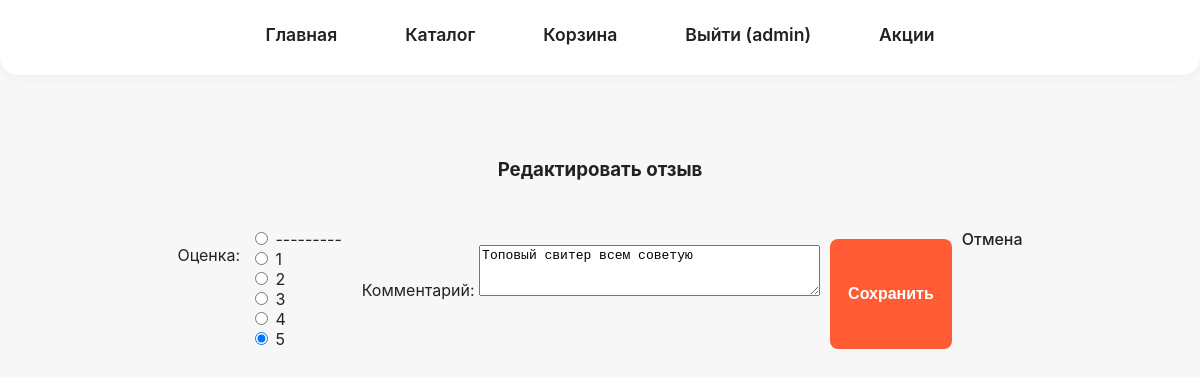
The app's page /products/review/10/edit/ (signed in) with its own data.
### users/models.py (models this page shows)
class User(AbstractUser):
    phone: models.CharField = models.CharField(
        max_length=20, blank=True, verbose_name="Телефон"
    )
    avatar: models.ImageField = models.ImageField(
        upload_to='avatars/', blank=True, null=True, verbose_name="Аватар"
    )
    email_verified: models.BooleanField = models.BooleanField(
        default=False, verbose_name="Почта подтверждена"
    )
    favorite_products: models.ManyToManyField = models.ManyToManyField(
        'shop.Product',
        related_name='favorited_by',
        blank=True,
        verbose_name="Избранные товары"
    )
    class Meta:
        verbose_name = "Пользователь"
        verbose_name_plural = "Пользователи"
        ordering = ['-date_joined']

### reviews/models.py (models this page shows, shortened)
class Review(models.Model):
    product: models.ForeignKey = models.ForeignKey(
        Product,
        on_delete=models.CASCADE,
        related_name="reviews",
        verbose_name="Товар"
    )
    user: models.ForeignKey = models.ForeignKey(
        settings.AUTH_USER_MODEL,
        on_delete=models.CASCADE,
        verbose_name="Пользователь"
    )
    rating: models.PositiveSmallIntegerField = models.PositiveSmallIntegerField(
        verbose_name="Оценка",
        choices=[(i, str(i)) for i in range(1, 6)]
    )
    comment: models.TextField = models.TextField(
        verbose_name="Комментарий"
    )
    created_at: models.DateTimeField = models.DateTimeField(
        auto_now_add=True,
        verbose_name="Дата отзыва"
    )
    class Meta:
        verbose_name = "Отзыв"
        verbose_name_plural = "Отзывы"
        ordering = ['-created_at']
        unique_together = ['product', 'user']

### reviews/views.py (the view)
# urls.py: path('review/<int:review_id>/edit/', edit_review, name='edit_review'),
@login_required
def edit_review(request: HttpRequest, review_id: int) -> HttpResponse:
    review = get_object_or_404(Review, id=review_id)
    if request.user != review.user and not request.user.is_staff:
        return redirect('product_detail', pk=review.product.pk)
    if request.method == 'POST':
        form = ReviewForm(request.POST, instance=review)
        if form.is_valid():
            form.save()
            return redirect('product_detail', pk=review.product.pk)
    else:
        form = ReviewForm(instance=review)
    return render(request, 'reviews/edit_review.html', {'form': form, 'review': review})

### reviews/forms.py
class ReviewForm(forms.ModelForm):
    class Meta:
        model = Review
        fields = ['rating', 'comment']
        widgets = {
            'rating': forms.RadioSelect(choices=[(i, '★' * i) for i in range(1, 6)]),
            'comment': forms.Textarea(attrs={'rows': 3}),
        }

### reviews/templates/reviews/edit_review.html (shortened to what this page needs)
{% extends 'shop/base.html' %}
{% block content %}
<div class="container">
  <h3>Редактировать отзыв</h3>
  <form method="post">
    {{ form.as_p }}
    <button type="submit">Сохранить</button>
    <a href="{% url 'product_detail' review.product.pk %}">Отмена</a>
  </form>
</div>
{% endblock %}

### shop/templates/shop/base.html (shortened to what this page needs)
{% load static %}
<!DOCTYPE html>
<html lang="ru">
<head>
    <link rel="stylesheet" href="{% static 'shop/main.css' %}">
</head>
<body>
    <nav class="main-nav">
        <a href="{% url 'index' %}" class="{% if request.resolver_match.url_name == 'index' %}active{% endif %}">Главная</a>
        <a href="{% url 'product_list' %}" class="{% if request.resolver_match.url_name == 'product_list' %}active{% endif %}">Каталог</a>
        <a href="{% url 'cart_detail' %}" class="{% if request.resolver_match.url_name == 'cart_detail' %}active{% endif %}">Корзина</a>
        {% if user.is_authenticated %}
            <a href="{% url 'logout' %}">Выйти ({{ user.username }})</a>
        {% else %}
            <a href="{% url 'login' %}" class="{% if request.resolver_match.url_name == 'login' %}active{% endif %}">Вход</a>
        {% endif %}
        <a href="{% url 'discount_list' %}" class="{% if request.resolver_match.url_name == 'discount_list' %}active{% endif %}">Акции</a>
    </nav>
    {% block content %}{% endblock %}
</body>
</html>

### shop/static/shop/main.css (style rules this page uses)
body, button, input, textarea { font-size: 1em; }
body { font-family: 'Inter', Arial, sans-serif; background: #f7f7f7; color: #222; margin: 0; padding: 0; min-height: 100vh; }
.container { max-width: 1200px; margin: 0 auto; padding: 32px 16px; display: flex; flex-direction: column; align-items: center; box-sizing: border-box; }
a { color: #222; text-decoration: none; font-weight: 500; margin-bottom: 6px; transition: color 0.2s; }
button { margin-top: 10px; padding: 7px 18px; border: none; border-radius: 8px; background: #ff5c35; color: #fff; font-weight: 600; cursor: pointer; transition: background 0.2s; font-size: 1em; }
button, .add-to-cart-btn { min-width: 44px; min-height: 44px; font-size: 1em; padding: 10px 18px; }
form { margin: 30px 0 0 0; display: flex; gap: 10px; justify-content: center; }

### shop/templates/shop/base.html (style rules this page uses)
.main-nav { display: flex; justify-content: center; gap: 36px; background: #fff; box-shadow: 0 2px 12px 0 rgba(0,0,0,0.04); padding: 18px 0; margin-bottom: 32px; border-radius: 0 0 18px 18px; }
.main-nav a { color: #222; text-decoration: none; font-weight: 600; font-size: 1.1em; padding: 6px 16px; border-radius: 8px; transition: background 0.2s, color 0.2s; }

### records on screen
User: username "admin"
Review: rating "☐ --------- ☐ 1 ☐ 2 ☐ 3 ☐ 4 ☑ 5", comment "Топовый свитер всем советую"
